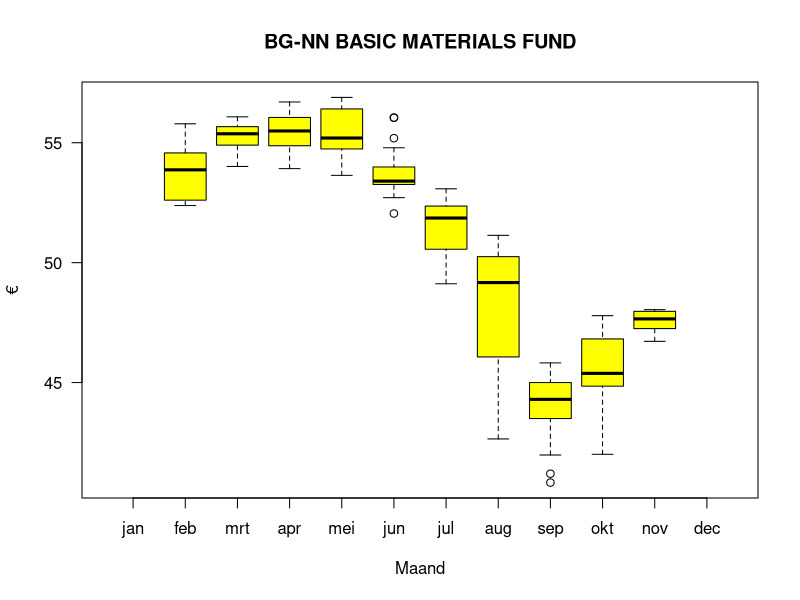
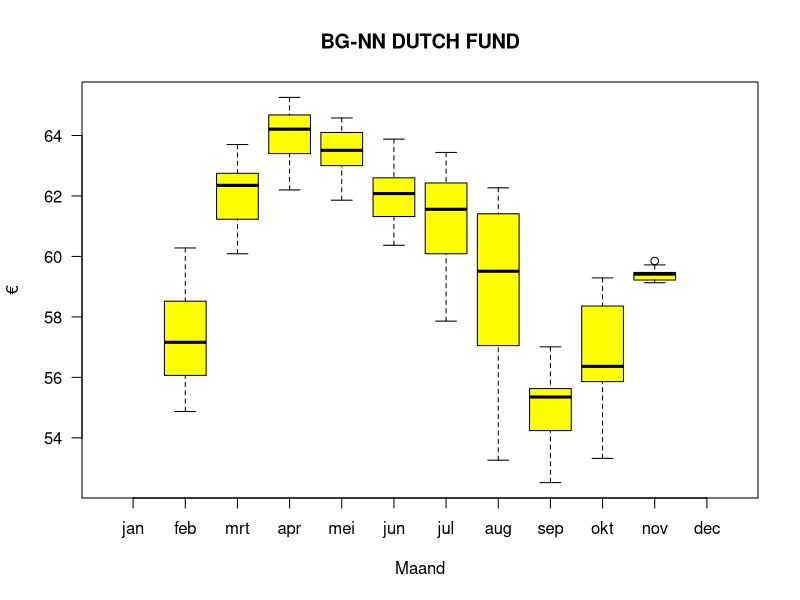

These figures' R source, in order:
MyData <- read.csv(file="Data/BG-NN BASIC MATERIALS FUND.csv", header=TRUE, sep=";")
fMAAND <- factor(MyData$MAAND, 
                 levels = c("jan",
                            "feb",
                            "mrt",
                            "apr",
                            "mei",
                            "jun",
                            "jul",
                            "aug",
                            "sep",
                            "okt",
                            "nov",
                            "dec"
                 )
)
boxplot(WAARDE~fMAAND,
        data=MyData,
        main=toupper("BG-NN BASIC MATERIALS FUND"),
        font.main=3,
        cex.main=1.2,
        xlab="Maand",
        las=1,
        #ylim=c(40.0, 80.0), 
        ylab="€",
        font.lab=3,
        col="yellow",
        outline = TRUE
)

MyData <- read.csv(file="Data/BG-NN DUTCH FUND.csv", header=TRUE, sep=";")
fMAAND <- factor(MyData$MAAND, 
                 levels = c("jan",
                            "feb",
                            "mrt",
                            "apr",
                            "mei",
                            "jun",
                            "jul",
                            "aug",
                            "sep",
                            "okt",
                            "nov",
                            "dec"
                 )
)
boxplot(WAARDE~fMAAND,
        data=MyData,
        main=toupper("BG-NN DUTCH FUND"),
        font.main=3,
        cex.main=1.2,
        xlab="Maand",
        las=1,
        #ylim=c(40.0, 80.0), 
        ylab="€",
        font.lab=3,
        col="yellow",
        outline = TRUE
)
